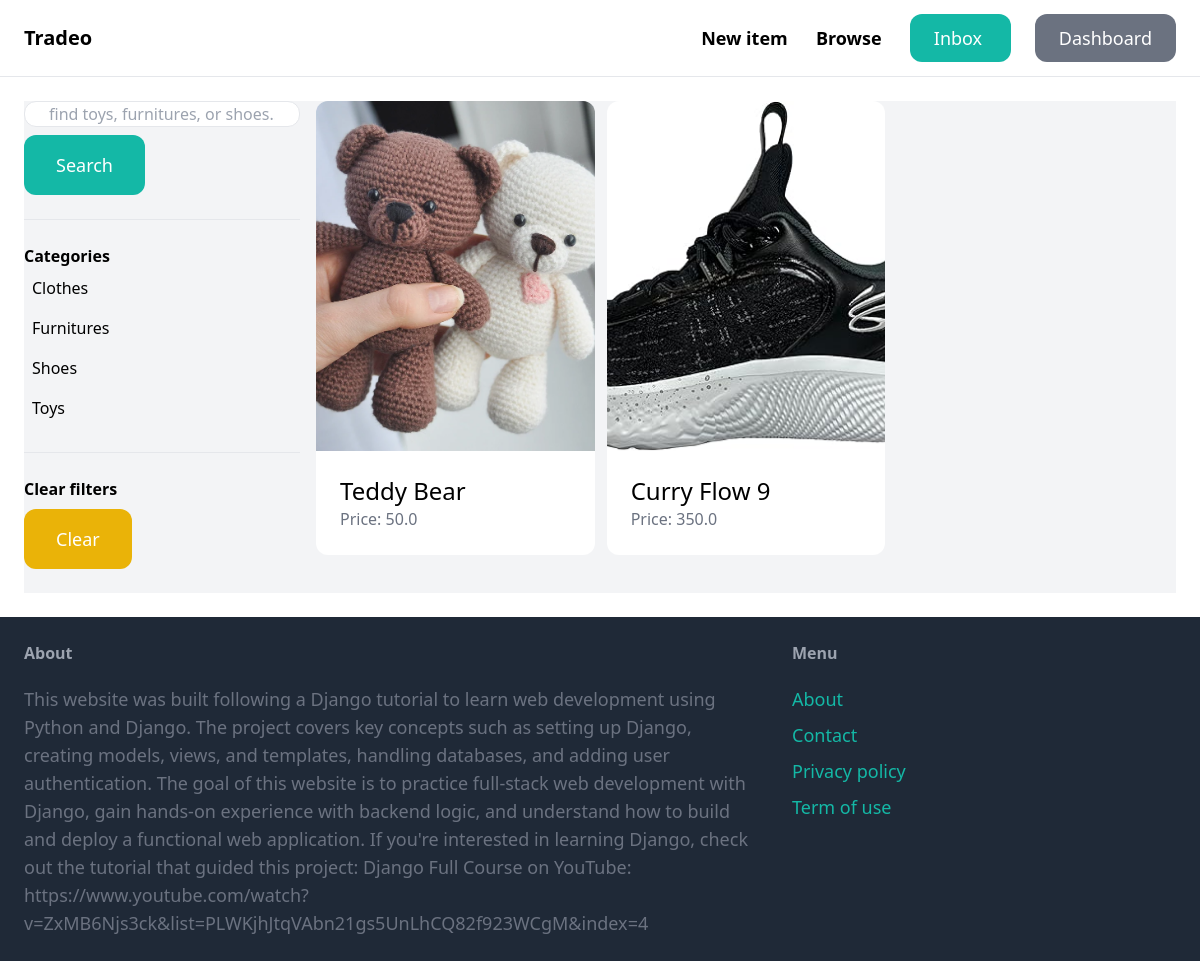
The app's page /items/ (signed in) with its own data.
### item/models.py (models this page shows, shortened)
class Category(models.Model):
    name = models.CharField(max_length=255)
    class Meta:
        ordering = ('name',)
        verbose_name_plural = 'Categories'

class Item(models.Model):
    category = models.ForeignKey(Category, related_name='items', on_delete=models.CASCADE)
    name = models.CharField(max_length=255)
    description = models.TextField(blank=True, null=True)
    price = models.FloatField()
    image = models.ImageField(upload_to='items_images', blank=True, null=True)
    is_sold = models.BooleanField(default=False)
    created_by = models.ForeignKey(User, related_name='items', on_delete=models.CASCADE)
    created_at = models.DateTimeField(auto_now_add=True)

### item/views.py (the view)
# urls.py: path('', views.items, name='items'),
def items(request):
    query = request.GET.get('query', '')
    category_id = request.GET.get('category', 0)
    categories = Category.objects.all()
    items = Item.objects.filter(is_sold=False)
    if category_id:
        items = items.filter(category_id=category_id)
    if query:
        items = items.filter(Q(name__icontains=query) | Q(description__icontains=query))
    return render(request, 'item/items.html', {
        'items': items,
        'query': query,
        'categories': categories,
        'category_id': int(category_id),
    })

### item/templates/item/items.html (shortened to what this page needs)
{% extends 'core/base.html' %}
{% block content %}
    <div class="pb-6 grid grid-cols-4 gap-4 bg-gray-100">
        <div class="col-span-1">
            <form method="get" action="{% url 'item:items'%}">
                <input name="query" class="w-full py-45 px-6 border rounded-xl" type="text" value="{{query}}" placeholder="find toys, furnitures, or shoes...">
                <button class="mt-2 py-4 px-8 text-lg bg-teal-500 text-white rounded-xl"> Search </button>
            </form>
            <hr class="my-6">
            <p class="font-semibold"> Categories </p>
            <ul>
                {% for category in categories %}
                    <li class="py-2 px-2 rounded-xl {% if category.id == category_id %} bg-gray-200 {% endif %}">
                        <a href="{% url 'item:items' %}?query={{ query }}&category={{ category.id }}">{{ category.name }}</a>
                    </li>
                {% endfor %}
            </ul>
            <hr class="my-6">
            <p class="font-semibold"> Clear filters </p>
            <ul>
                <li><a href="{% url 'item:items' %}" class="mt-2 py-4 px-8 inline-block text-white bg-yellow-500 text-lg rounded-xl">Clear</a></li>
            </ul>
        </div>
        <div class="col-span-3">
            <div class="grid grid-cols-3 gap-3">
                {% for item in items %}
                <div>
                  <a href="{% url 'item:detail' item.id %}">
                    <div>
                      <img
                        src="{{ item.image.url }}"
                        alt="product"
                        class="rounded-t-xl"
                        style="width: 470px; height: 350px; object-fit: cover"
                      />
                    </div>
                    <div class="p-6 bg-white rounded-b-xl">
                      <h2 class="text-2xl">{{ item.name }}</h2>
                      <p class="text-gray-500">Price: {{ item.price }}</p>
                    </div>
                  </a>
                </div>
                {% endfor %}
              </div>
        </div>
    </div>
{% endblock content %}

### records on screen
Category: name "Clothes"
Category: name "Furnitures"
Category: name "Shoes"
Category: name "Toys"
Item: image (picture), name "Teddy Bear", price "50.0"
Item: image (picture), name "Curry Flow 9", price "350.0"
